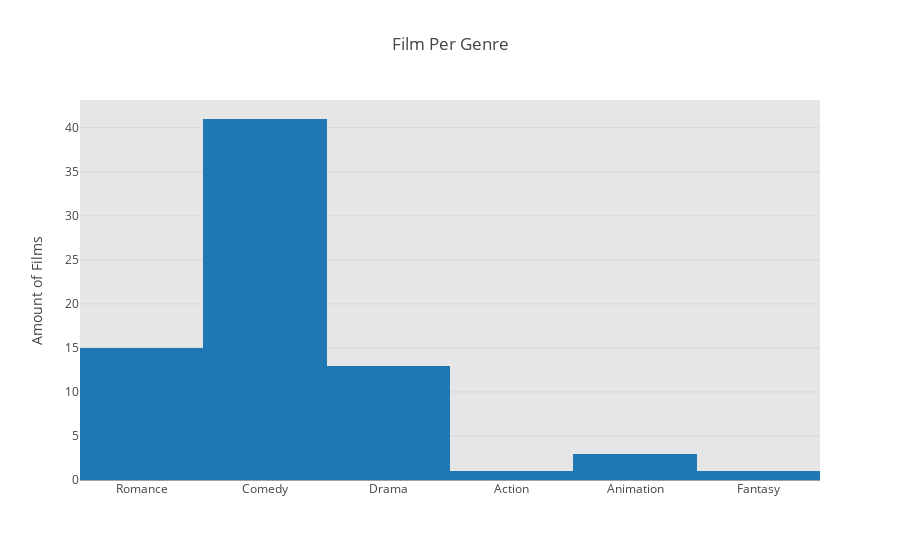

The cell this chart's notebook holds for it:
### Markdown cell above
2b.	A histogram showing the number of films for each Genre. 
The X axis is the Genre. The Y axis is the number of films in the spreadsheet from each Genre.

### Code cell
x2 = df['Genre']
trace = go.Histogram(x=x2, histnorm="")
layout = go.Layout(title='Film Per Genre', plot_bgcolor='rgb(230, 230,230)', bargroupgap=0, bargap=0, yaxis=go.layout.YAxis(
                        title=go.layout.yaxis.Title(
                        text='Amount of Films')
                    )
                  )
fig2 = go.Figure(data=[trace], layout=layout)

iplot(fig2, filename='Genre Histogram')

### Figure 1 — Plotly figure (JSON) as saved in the notebook; plotly's stock layout.template omitted (floating-point values rounded to 4 significant figures)
{"data": [{"histnorm": "", "type": "histogram", "uid": "5601e176-a073-4b46-9885-1f410911c322", "x": ["Romance", "Comedy", "Drama", "Romance", "Drama", "Romance", "Comedy", "Comedy", "Action", "Comedy", "Comedy", "Animation", "Comedy", "Drama", "Comedy", "Romance", "Romance", "Comedy", "Fantasy", "Comedy", "Comedy", "Comedy", "Romance", "Comedy", "Drama", "Comedy", "Comedy", "Comedy", "Comedy", "Drama", "Comedy", "Comedy", "Comedy", "Comedy", "Romance", "Drama", "Comedy", "Comedy", "Comedy", "Comedy", "Comedy", "Animation", "Drama", "Drama", "Comedy", "Comedy", "Drama", "Romance", "Romance", "Romance", "Comedy", "Comedy", "Comedy", "Drama", "Comedy", "Drama", "Romance", "Comedy", "Animation", "Comedy", "Comedy", "Romance", "Comedy", "Comedy", "Comedy", "Comedy", "Comedy", "Romance", "Comedy", "Romance", "Romance", "Drama", "Comedy", "Drama"]}], "layout": {"bargap": 0, "bargroupgap": 0, "plot_bgcolor": "rgb(230, 230,230)", "title": {"text": "Film Per Genre"}, "yaxis": {"title": {"text": "Amount of Films"}}}}
